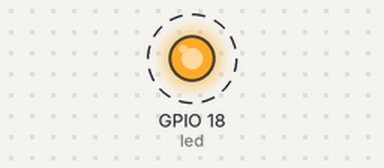
Bench run of a program on a simulated Raspberry Pi (BCM pin numbers). Parts: output pins drawn as LEDs (lit = HIGH). Dashed ring = blinking.

Above: at 0.5 s.
Timing chart, 0 to 4.6 s (numbered marks = the images above):
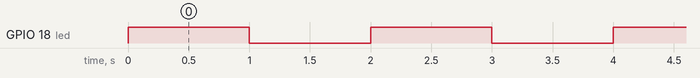

Measured:
- by itself, GPIO 18 (led): alternates HIGH for 1.0 s and LOW for 1.0 s

The program:

blink.py
```python
# https://gpiozero.readthedocs.io/en/stable/

from gpiozero import LED
from time import sleep

led = LED(18)
# corresponds with GPIO18
# aka pin#12
# aka 6th from the top right of the board

while True:
    led.on()
    sleep(1)
    led.off()
    sleep(1)
```
